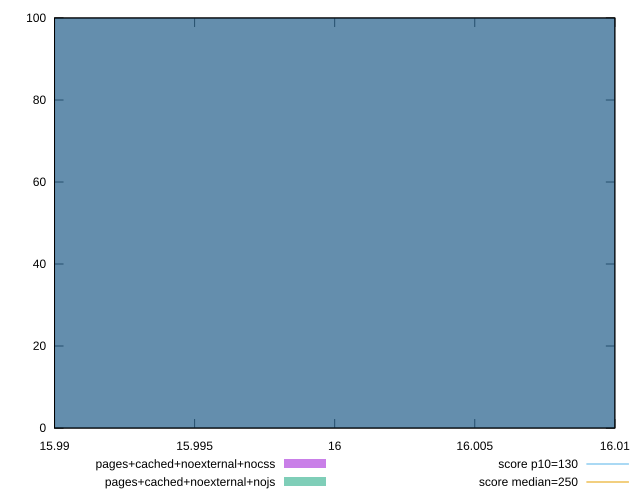

gnuplot code for this plot:
reset

$pagesCachedNoexternalNocss <<EOF
16 100
EOF

$pagesCachedNoexternalNojs <<EOF
16 100
EOF

set key outside below
set boxwidth 0.1
set xrange [15.99:16.01]
set yrange [0:100]
set trange [0:100]
set style fill transparent solid 0.5 noborder

set parametric
set terminal svg size 640, 500 enhanced background rgb 'white'
set output "reprap/max-potential-fid/comparison/histogram/9_vs_10.svg"

plot $pagesCachedNoexternalNocss title "pages+cached+noexternal+nocss" with boxes, \
     $pagesCachedNoexternalNojs title "pages+cached+noexternal+nojs" with boxes, \
     130,t title "score p10=130", \
     250,t title "score median=250"

reset
